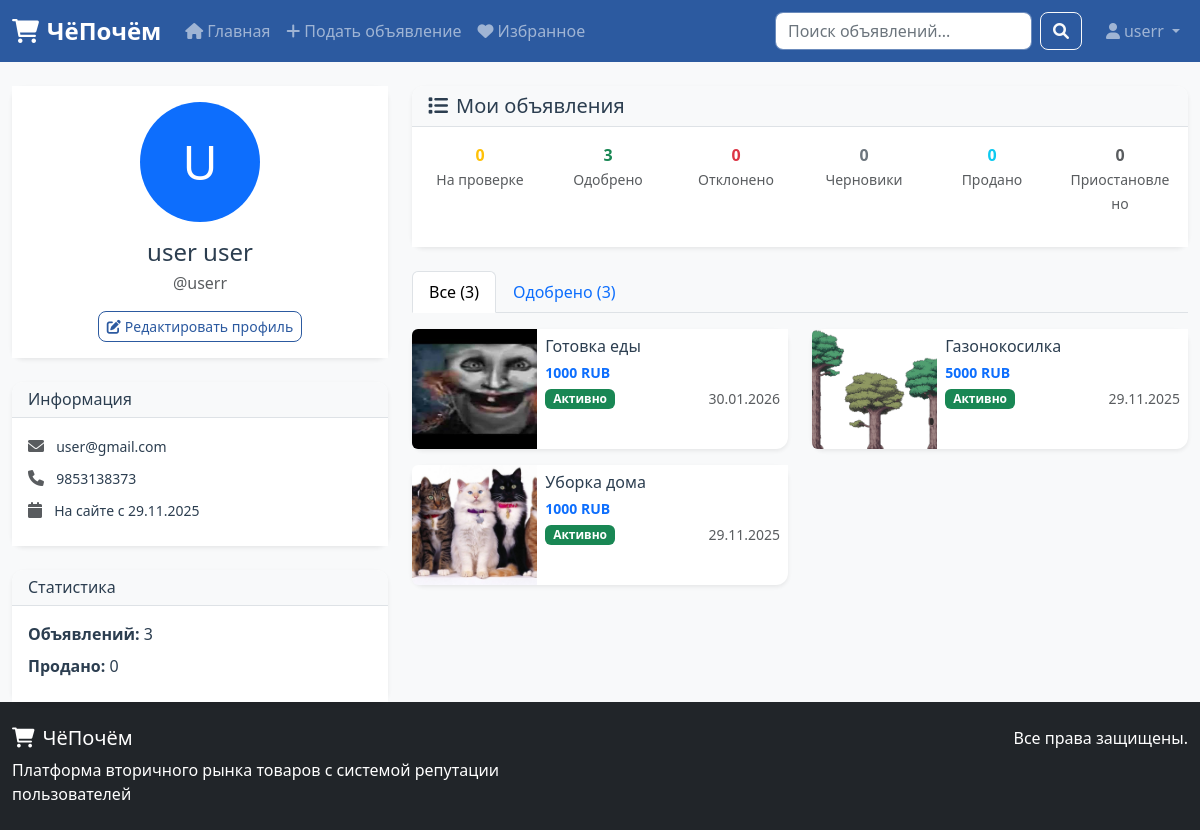
Page /profile/userr/ (signed in) on the earlier database version.
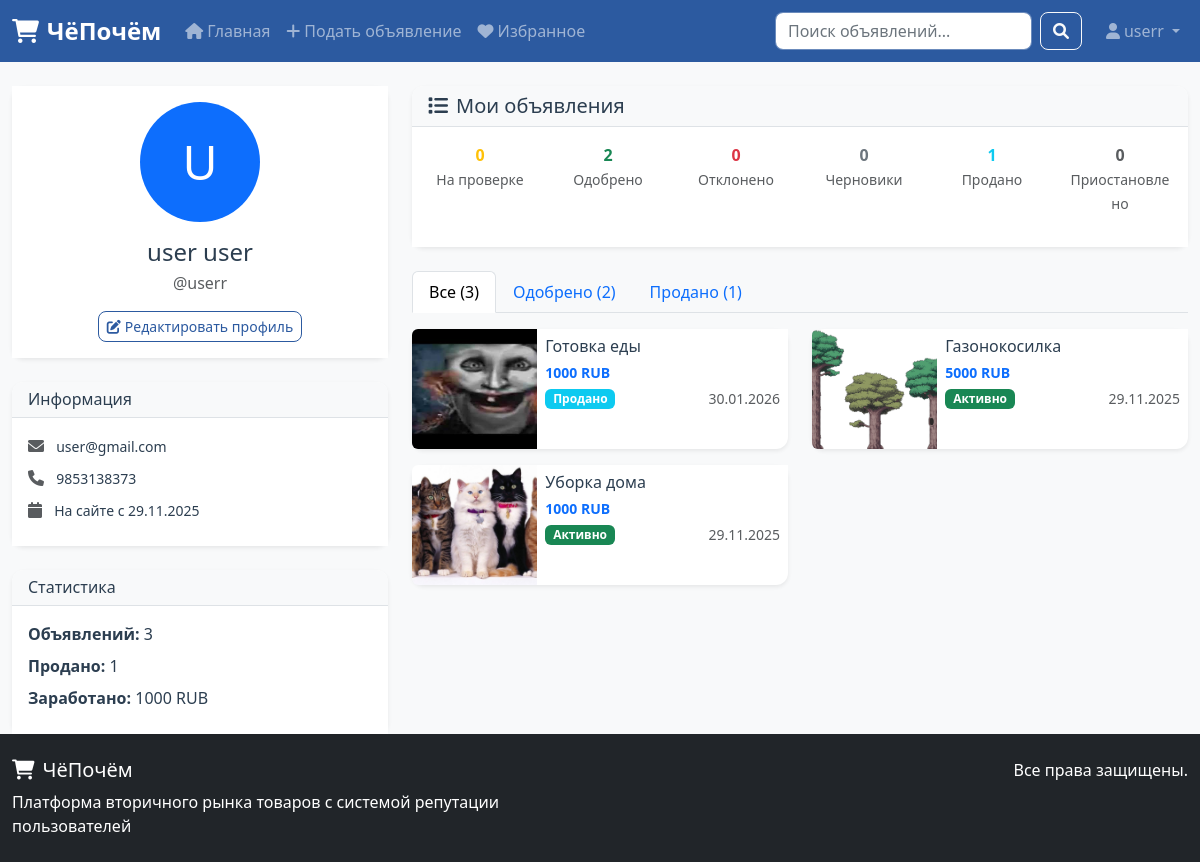
Same page on the later database version.
### chepochem_app/models.py (models this page shows, shortened)
class UserStatistics(models.Model):
    user = models.OneToOneField(User, on_delete=models.CASCADE, verbose_name="Пользователь")
    listings_count = models.IntegerField(default=0, verbose_name="Количество объявлений")
    sold_count = models.IntegerField(default=0, verbose_name="Количество проданных")
    purchased_count = models.IntegerField(default=0, verbose_name="Количество купленных")
    total_earnings = models.DecimalField(max_digits=12, decimal_places=2, default=0, verbose_name="Общий доход")
    total_spent = models.DecimalField(max_digits=12, decimal_places=2, default=0, verbose_name="Общие расходы")
    response_rate = models.DecimalField(max_digits=5, decimal_places=2, default=0, verbose_name="Процент ответов")
    average_response_time = models.IntegerField(default=0, verbose_name="Среднее время ответа (минуты)")
    created_at = models.DateTimeField(default=timezone.now, verbose_name="Дата создания")
    updated_at = models.DateTimeField(default=timezone.now, verbose_name="Дата обновления")
    class Meta:
        verbose_name = "Статистика пользователя"
        verbose_name_plural = "Статистика пользователей"

class Listing(models.Model):
    STATUS_CHOICES = [
        ('draft', 'Черновик'),
        ('pending', 'На модерации'),
        ('active', 'Активно'),
        ('paused', 'Приостановлено'),
        ('sold', 'Продано'),
        ('rejected', 'Отклонено'),
        ('expired', 'Истекло'),
    ]
    CONDITION_CHOICES = [
        ('new', 'Новое'),
        ('used', 'Б/у'),
        ('broken', 'Неисправное'),
        ('excellent', 'Отличное'),
    ]
    CURRENCY_CHOICES = [
        ('RUB', '₽ RUB (Российский рубль)'),
        ('USD', '$ USD (Доллар США)'),
        ('EUR', '€ EUR (Евро)'),
        ('KZT', '₸ KZT (Тенге)'),
        ('BYN', 'Br BYN (Белорусский рубль)'),
        ('UAH', '₴ UAH (Гривна)'),
    ]
    user = models.ForeignKey(User, on_delete=models.CASCADE, verbose_name="Пользователь")
    category = models.ForeignKey(Category, on_delete=models.CASCADE, verbose_name="Категория")
    title = models.CharField(max_length=255, verbose_name="Заголовок")
    description = models.TextField(verbose_name="Описание")
    price = models.DecimalField(max_digits=12, decimal_places=2, verbose_name="Цена")
    currency = models.CharField(max_length=3, choices=CURRENCY_CHOICES, default='RUB', verbose_name="Валюта")
    condition = models.CharField(max_length=20, choices=CONDITION_CHOICES, default='used', verbose_name="Состояние")
    status = models.CharField(max_length=20, choices=STATUS_CHOICES, default='draft', verbose_name="Статус")
    location = models.CharField(max_length=255, verbose_name="Местоположение")
    latitude = models.DecimalField(max_digits=10, decimal_places=8, blank=True, null=True, verbose_name="Широта")
    longitude = models.DecimalField(max_digits=11, decimal_places=8, blank=True, null=True, verbose_name="Долгота")
    is_negotiable = models.BooleanField(default=True, verbose_name="Торгуется")
    is_urgent = models.BooleanField(default=False, verbose_name="Срочное")
    views_count = models.IntegerField(default=0, verbose_name="Количество просмотров")
    favorites_count = models.IntegerField(default=0, verbose_name="Количество избранных")
    created_at = models.DateTimeField(default=timezone.now, verbose_name="Дата создания")
    updated_at = models.DateTimeField(default=timezone.now, verbose_name="Дата обновления")
    published_at = models.DateTimeField(blank=True, null=True, verbose_name="Дата публикации")
    expires_at = models.DateTimeField(blank=True, null=True, verbose_name="Дата истечения")
    class Meta:
        verbose_name = "Объявление"
        verbose_name_plural = "Объявления"
        ordering = ['-created_at']

class ListingImage(models.Model):
    listing = models.ForeignKey(Listing, on_delete=models.CASCADE, verbose_name="Объявление")
    image = models.ImageField(upload_to='listings/', verbose_name="Изображение")
    thumbnail = models.ImageField(upload_to='listings/thumbnails/', blank=True, null=True, verbose_name="Миниатюра")
    alt_text = models.CharField(max_length=255, blank=True, verbose_name="Альтернативный текст")
    sort_order = models.IntegerField(default=0, verbose_name="Порядок сортировки")
    is_primary = models.BooleanField(default=False, verbose_name="Основное")
    created_at = models.DateTimeField(default=timezone.now, verbose_name="Дата создания")
    class Meta:
        verbose_name = "Изображение объявления"
        verbose_name_plural = "Изображения объявлений"
        ordering = ['sort_order']

### chepochem_app/views.py (the view)
# urls.py: path('profile/<str:username>/', views.user_profile, name='user_profile'),
@login_required
def user_profile(request, username):
    user = get_object_or_404(User, username=username)
    profile = getattr(user, 'userprofile', None)
    reputation = getattr(user, 'userreputation', None)
    statistics = getattr(user, 'userstatistics', None)
    all_listings = Listing.objects.filter(user=user).order_by('-created_at')
    listings_by_status = {
        'pending': all_listings.filter(status='pending'),
        'active': all_listings.filter(status='active'),
        'rejected': all_listings.filter(status='rejected'),
        'draft': all_listings.filter(status='draft'),
        'sold': all_listings.filter(status='sold'),
        'paused': all_listings.filter(status='paused'),
    }
    status_stats = {
        'pending': listings_by_status['pending'].count(),
        'active': listings_by_status['active'].count(),
        'rejected': listings_by_status['rejected'].count(),
        'draft': listings_by_status['draft'].count(),
        'sold': listings_by_status['sold'].count(),
        'paused': listings_by_status['paused'].count(),
    }
    reviews = Review.objects.filter(reviewed_user=user).order_by('-created_at')
    is_own_profile = request.user == user
    context = {
        'profile_user': user,
        'profile': profile,
        'reputation': reputation,
        'statistics': statistics,
        'all_listings': all_listings,
        'listings_by_status': listings_by_status,
        'status_stats': status_stats,
        'reviews': reviews,
        'is_own_profile': is_own_profile,
    }
    return render(request, 'chepochem_app/user_profile.html', context)

### templates/chepochem_app/user_profile.html (shortened to what the changed rows need)
{% extends 'chepochem_app/base.html' %}
{% load static %}
{% block content %}
<div class="row">
    <div class="col-md-4">
        {% if statistics %}
            <div class="card">
                <div class="card-header">
                    <h6 class="mb-0">Статистика</h6>
                </div>
                <div class="card-body">
                    <div class="mb-2">
                        <strong>Объявлений:</strong> {{ statistics.listings_count }}
                    </div>
                    <div class="mb-2">
                        <strong>Продано:</strong> {{ statistics.sold_count }}
                    </div>
                    {% if statistics.total_earnings > 0 %}
                        <div class="mb-2">
                            <strong>Заработано:</strong> {{ statistics.total_earnings|floatformat:0 }} RUB
                        </div>
                    {% endif %}
                </div>
            </div>
        {% endif %}
    </div>
    <div class="col-md-8">
        <div class="card mb-4">
            <div class="card-body">
                <div class="row text-center mb-3">
                    <div class="col-md-2">
                        <div class="fw-bold text-success">{{ status_stats.active }}</div>
                        <small class="text-muted">Одобрено</small>
                    </div>
                    <div class="col-md-2">
                        <div class="fw-bold text-info">{{ status_stats.sold }}</div>
                        <small class="text-muted">Продано</small>
                    </div>
                </div>
            </div>
        </div>
        <ul class="nav nav-tabs mb-3" id="listingTabs" role="tablist">
            {% if status_stats.active > 0 %}
                <li class="nav-item" role="presentation">
                    <button class="nav-link" id="active-tab" data-bs-toggle="tab" data-bs-target="#active" type="button" role="tab">
                        Одобрено ({{ status_stats.active }})
                    </button>
                </li>
            {% endif %}
            {% if status_stats.sold > 0 %}
                <li class="nav-item" role="presentation">
                    <button class="nav-link" id="sold-tab" data-bs-toggle="tab" data-bs-target="#sold" type="button" role="tab">
                        Продано ({{ status_stats.sold }})
                    </button>
                </li>
            {% endif %}
        </ul>
        <div class="tab-content" id="listingTabsContent">
            <div class="tab-pane fade show active" id="all" role="tabpanel">
                {% if all_listings %}
                    <div class="row">
                        {% for listing in all_listings %}
                            <div class="col-md-6 mb-3">
                                <div class="card listing-card">
                                    <div class="row g-0">
                                        <div class="col-4">
                                            {% if listing.listingimage_set.first %}
                                                <img src="{{ listing.listingimage_set.first.image.url }}"
                                                     class="img-fluid rounded-start" style="height: 120px; object-fit: cover; width: 100%;"
                                                     alt="{{ listing.title }}">
                                            {% else %}
                                                <div class="bg-light d-flex align-items-center justify-content-center rounded-start" style="height: 120px;">
                                                    <i class="fas fa-image text-muted fa-2x"></i>
                                                </div>
                                            {% endif %}
                                        </div>
                                        <div class="col-8">
                                            <div class="card-body p-2">
                                                <h6 class="card-title mb-1">
                                                    <a href="{% url 'listing_detail' listing.id %}" class="text-decoration-none text-dark">
                                                        {{ listing.title|truncatechars:30 }}
                                                    </a>
                                                </h6>
                                                <p class="card-text mb-1">
                                                    <small class="text-primary fw-bold">{{ listing.price|floatformat:0 }} {{ listing.currency }}</small>
                                                </p>
                                                <div class="d-flex justify-content-between align-items-center">
                                                    <span class="badge bg-{% if listing.status == 'pending' %}warning{% elif listing.status == 'active' %}success{% elif listing.status == 'rejected' %}danger{% elif listing.status == 'sold' %}info{% else %}secondary{% endif %}">
                                                        {{ listing.get_status_display }}
                                                    </span>
                                                    <small class="text-muted">{{ listing.created_at|date:"d.m.Y" }}</small>
                                                </div>
                                            </div>
                                        </div>
                                    </div>
                                </div>
                            </div>
                        {% endfor %}
                    </div>
                {% endif %}
            </div>
        </div>
    </div>
</div>
{% endblock %}

Differences in the rows shown:
changed UserStatistics: sold_count "0" → "1"; total_earnings (not shown) → "1000"
changed Listing "Готовка еды": status "Активно" → "Продано"
Other differences:
{{ status_stats.active }}: "3" → "2"
{{ status_stats.sold }}: "0" → "1"
{{ status_stats.sold }}: (not shown) → "1"
text now shown: "Заработано: RUB Продано ( )"
